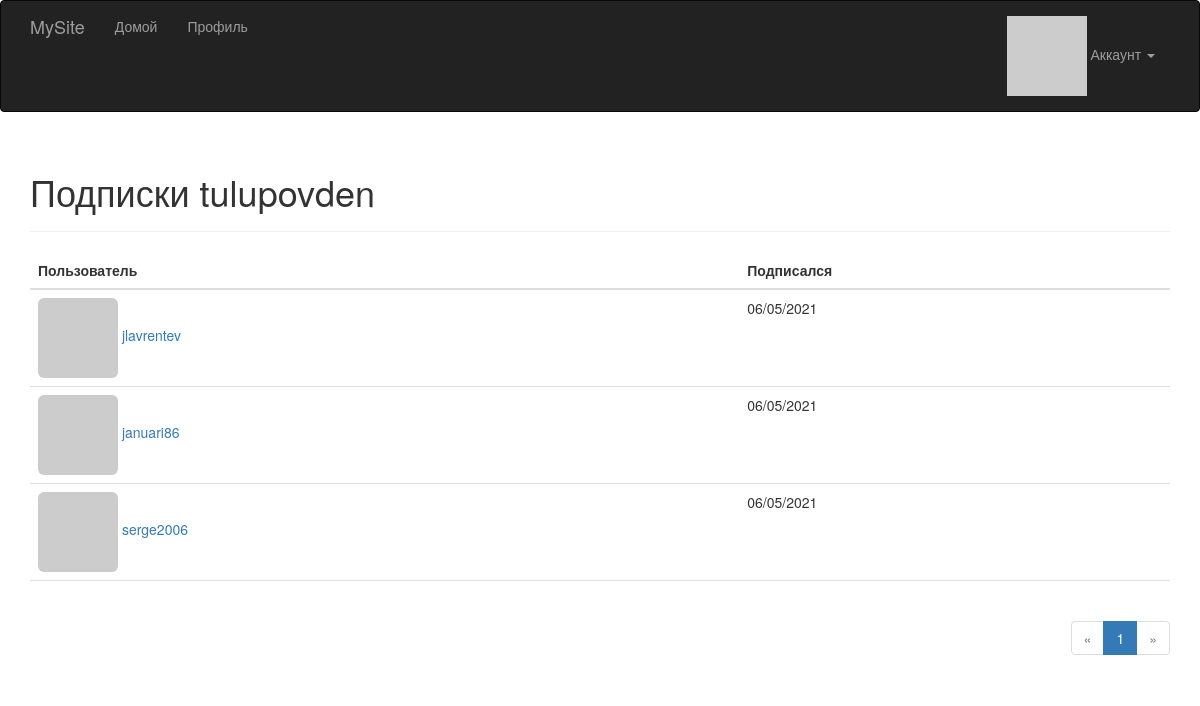
The app's page /followed_by/tulupovden (signed in) with its own data.
### app/models.py (models this page shows, shortened)
class User(UserMixin, db.Model):
    __tablename__ = 'users'
    id = db.Column(db.Integer, primary_key=True)
    email = db.Column(db.String(64), unique=True, index=True)
    username = db.Column(db.String(64), unique=True, index=True)
    role_id = db.Column(db.Integer, db.ForeignKey('roles.id'))
    password_hash = db.Column(db.String(128))
    confirmed = db.Column(db.Boolean, default=False)
    name = db.Column(db.String(64))
    location = db.Column(db.String(64))
    about_me = db.Column(db.Text())
    member_since = db.Column(db.DateTime(), default=datetime.utcnow)
    last_seen = db.Column(db.DateTime(), default=datetime.utcnow)
    avatar_hash = db.Column(db.String(32))
    posts = db.relationship('Post', backref='author', lazy='dynamic')
    followed = db.relationship('Follow',
                               foreign_keys=[Follow.follower_id],
                               backref=db.backref('follower', lazy='joined'),
                               lazy='dynamic',
                               cascade='all, delete-orphan')
    followers = db.relationship('Follow',
                                foreign_keys=[Follow.followed_id],
                                backref=db.backref('followed', lazy='joined'),
                                lazy='dynamic',
                                cascade='all, delete-orphan')
    comments = db.relationship('Comment', backref='author', lazy='dynamic')
    @property
    def password(self):
        raise AttributeError('password is not a readable attribute')
    def ping(self):
        self.last_seen = datetime.utcnow()
        db.session.add(self)
    def gravatar(self, size=100, default='identicon', rating='g'):
        url = 'https://secure.gravatar.com/avatar'
        hash = self.avatar_hash or self.gravatar_hash()
        return '{url}/{hash}?s={size}&d={default}&r={rating}'.format(
            url=url, hash=hash, size=size, default=default, rating=rating)

class Follow(db.Model):
    __tablename__ = 'follows'
    follower_id = db.Column(db.Integer, db.ForeignKey('users.id'),
                            primary_key=True)
    followed_id = db.Column(db.Integer, db.ForeignKey('users.id'),
                            primary_key=True)
    timestamp = db.Column(db.DateTime, default=datetime.utcnow)

### app/main/views.py (the view)
@main.route('/followed_by/<username>')
def followed_by(username):
    user = User.query.filter_by(username=username).first()
    if user is None:
        flash('Недопустимый пользователь.')
        return redirect(url_for('.index'))
    page = request.args.get('page', 1, type=int)
    pagination = user.followed.paginate(
        page, per_page=current_app.config['FLASKY_FOLLOWERS_PER_PAGE'],
        error_out=False)
    follows = [{'user': item.followed, 'timestamp': item.timestamp}
               for item in pagination.items]
    return render_template('followers.html', user=user, title="Подписки",
                           endpoint='.followed_by', pagination=pagination,
                           follows=follows)

### app/auth/views.py (called while the page is built)
@auth.before_app_request
def before_request():
    if current_user.is_authenticated:
        current_user.ping()
        if not current_user.confirmed \
                and request.endpoint \
                and request.blueprint != 'auth' \
                and request.endpoint != 'static':
            return redirect(url_for('auth.unconfirmed'))

### app/main/__init__.py (called while the page is built)
@main.app_context_processor
def inject_permissions():
    return dict(Permission=Permission)

### app/models.py (called while the page is built)
@login_manager.user_loader
def load_user(user_id):
    return User.query.get(int(user_id))

### app/templates/followers.html (shortened to what this page needs)
{% extends "base.html" %}
{% import "_macros.html" as macros %}
{% block page_content %}
<div class="page-header">
    <h1>{{ title }} {{ user.username }}</h1>
</div>
<table class="table table-hover followers">
    <thead><tr><th>Пользователь</th><th>Подписался</th></tr></thead>
    {% for follow in follows %}
    {% if follow.user != user %}
    <tr>
        <td>
            <a href="{{ url_for('.user', username = follow.user.username) }}">
                <img class="img-rounded" src="{{ follow.user.gravatar(size=32) }}">
                {{ follow.user.username }}
            </a>
        </td>
        <td>{{ moment(follow.timestamp).format('L') }}</td>
    </tr>
    {% endif %}
    {% endfor %}
</table>
<div class="pagination">
    {{ macros.pagination_widget(pagination, endpoint, username = user.username) }}
</div>
{% endblock %}

### app/static/styles.css (style rules this page uses)
div.pagination { width: 100%; text-align: right; padding: 0px; margin: 0px; }
.table.followers tr { border-bottom: 1px solid #e0e0e0; }

### records on screen
User: username "tulupovden"
User: user.username "jlavrentev"
Follow: timestamp "06/05/2021"
User: user.username "januari86"
Follow: timestamp "06/05/2021"
User: user.username "serge2006"
Follow: timestamp "06/05/2021"

### other values on screen
{{ title }} "Подписки"
{{ p }} "1"
